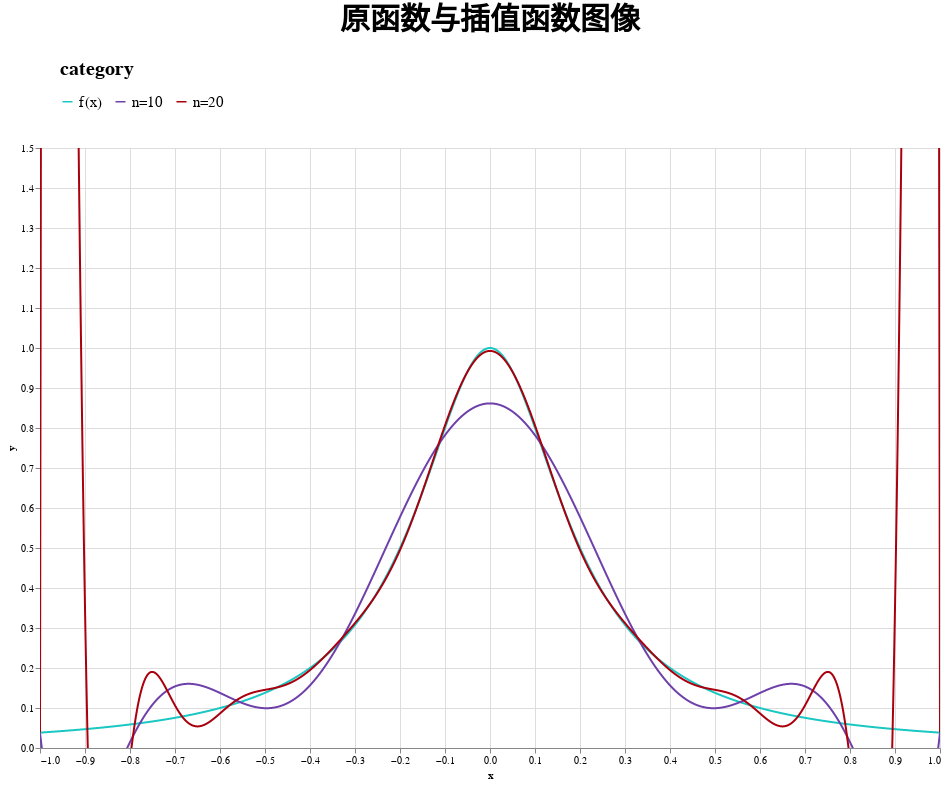

Source (notebook cell):
### Code cell
chart = alt.Chart(data).mark_line(clip=True).transform_fold(
    fold=['f(x)', 'n=10', 'n=20'],
    as_=['category', 'y']
).encode(
    alt.X('x:Q'),
    alt.Y('y:Q', scale=alt.Scale(domain=(0, 1.5))),
    color=alt.Color('category:N', scale=alt.Scale(scheme=alt.SchemeParams(name='rainbow', extent=[0.5, 1.5])))
).properties(
    width=900, height=600, title=alt.TitleParams(text='原函数与插值函数图像', font='楷体', fontSize=30)
)

chart.configure_legend(
    padding=20,
    titlePadding=15,
    cornerRadius=30,
    labelFontSize=15, labelFont='consolas',
    titleFontSize=20, titleFont='consolas',
    orient='top'
)

### Figure 1 — Vega-Lite specification as saved in the notebook (floating-point values rounded to 4 significant figures; data arrays with more than 128 entries replaced by an {"elided": "..."} marker saying what was removed)
{"config": {"view": {"continuousWidth": 300, "continuousHeight": 300}, "legend": {"cornerRadius": 30, "labelFont": "consolas", "labelFontSize": 15, "orient": "top", "padding": 20, "titleFont": "consolas", "titleFontSize": 20, "titlePadding": 15}}, "data": {"name": "data-9ee208dc56d7147851deaf85d6908af7"}, "mark": {"type": "line", "clip": true}, "encoding": {"color": {"field": "category", "scale": {"scheme": {"name": "rainbow", "extent": [0.5, 1.5]}}, "type": "nominal"}, "x": {"field": "x", "type": "quantitative"}, "y": {"field": "y", "scale": {"domain": [0, 1.5]}, "type": "quantitative"}}, "height": 600, "title": {"text": "原函数与插值函数图像", "font": "楷体", "fontSize": 30}, "transform": [{"fold": ["f(x)", "n=10", "n=20"], "as": ["category", "y"]}], "width": 900, "$schema": "https://vega.github.io/schema/vega-lite/v5.6.1.json", "datasets": {"data-9ee208dc56d7147851deaf85d6908af7": {"elided": "10000 records"}}}
